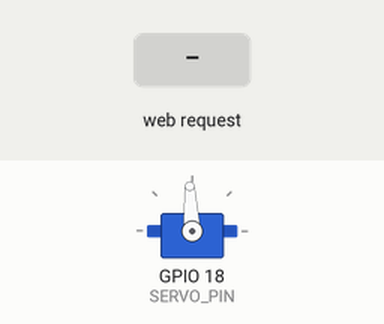
Simulated run of this sketch. Board: ESP32. Parts: servo. Inputs (shaded band) come from the test bench. WiFi joins after 1.5 s; servers stay silent unless stated; servo pulses on a pin are drawn as a servo (544–2400 µs = 0–180°); what the sketch prints to the serial monitor is not drawn.

Above: at 3.1 s.
3.2 s: HTTP request GET /sweep received
At 3.37 s:
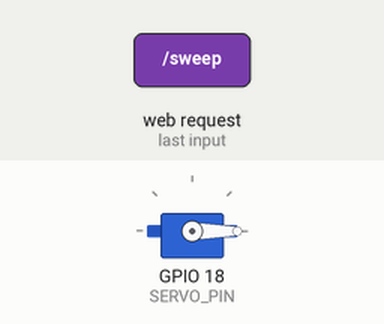
At 3.72 s:
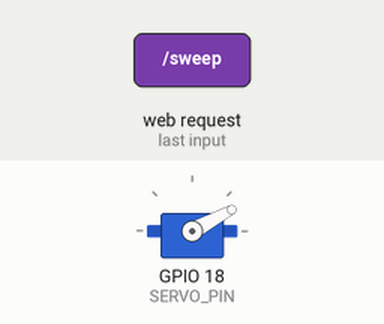
6.2 s: HTTP request GET /angle?v=120 received
9.2 s: HTTP request GET /angle?v=1 received
At 9.5 s:
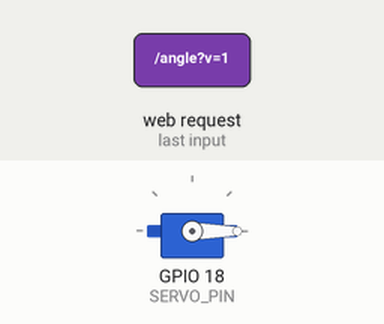
Timing chart, 0 to 12.2 s (numbered marks = the images above; inputs shaded):
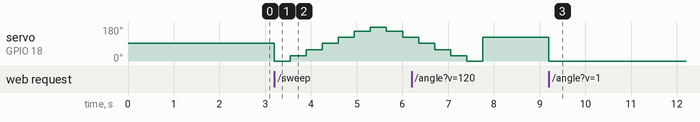

Measured:
- after the input at 3.2 s, servo on GPIO 18 (SERVO_PIN): 93° → 0° at once, → 28° 0.35 s later, → 60° 0.35 s later, → 93° 0.35 s later, … (9 changes in this stretch)
- after the input at 9.2 s, servo on GPIO 18 (SERVO_PIN): 125° → 0° at once

The sketch:

esp32_servo.ino
```cpp
/*
 * MG996R 舵机远程控制 ESP32 固件
 *
 * 把 ESP32 贴在舵机旁边，它自带 WiFi 和硬件 PWM，可以直接输出舵机需要的
 * 50 赫兹信号。电脑或者手机连上同一个 WiFi 以后，用浏览器或者 Python 客户端
 * 就能远程转动舵机。
 *
 * 提供两种控制方式。
 * 第一种是网页，浏览器打开设备地址，拖动滑块即可。
 * 第二种是 HTTP 接口，也就是 /angle 和 /status，方便程序调用。
 *
 * 下面标着「可填」的地方都是需要你自己改的。没有接舵机也能烧录运行，
 * 只是不会有实际动作。
 */

#include <WiFi.h>
#include <WebServer.h>
#include <ESPmDNS.h>

// 可填一，WiFi 设置
// WIFI_SSID 填你家路由器的名字，WIFI_PASSWORD 填密码。
// HOST_NAME 是设备在局域网里的名字，可以用来访问 http://名字.local。
// WIFI_TOKEN 留空表示不校验口令，填上一段文字则要求访问时带上同样的值。
const char* WIFI_SSID     = "你的WiFi名字";
const char* WIFI_PASSWORD = "你的WiFi密码";
const char* HOST_NAME     = "esp32-servo";
const char* WIFI_TOKEN    = "";

// 可填二，舵机接线与行程
// SERVO_PIN 是舵机信号线接的引脚，默认十八号。
// SERVO_MIN_ANGLE 和 SERVO_MAX_ANGLE 是允许转到的角度范围，用来保护机械结构。
// SERVO_MIN_PULSE_US 和 SERVO_MAX_PULSE_US 是脉宽的微秒数，MG996R 通常用五百到两千五百。
// SERVO_START_ANGLE 是开机时的初始角度。
const int SERVO_PIN           = 18;
const float SERVO_MIN_ANGLE   = 0;
const float SERVO_MAX_ANGLE   = 180;
const int SERVO_MIN_PULSE_US  = 500;
const int SERVO_MAX_PULSE_US  = 2500;
const float SERVO_START_ANGLE = 90;

// 可填三，PWM 参数，一般不用动
const int PWM_FREQ_HZ  = 50;
const int PWM_RES_BITS = 16;
const int PWM_CHANNEL  = 0;

// MG996R 的脉宽周期固定是二十毫秒，也就是五十赫兹
const float PWM_PERIOD_US = 1000000.0 / PWM_FREQ_HZ;

WebServer server(80);

float currentAngle = SERVO_START_ANGLE;

// 把角度真正写到舵机上，超出范围会自动夹到边界
void writeServo(float angle) {
  if (angle < SERVO_MIN_ANGLE) angle = SERVO_MIN_ANGLE;
  if (angle > SERVO_MAX_ANGLE) angle = SERVO_MAX_ANGLE;
  currentAngle = angle;

  float ratio = (angle - SERVO_MIN_ANGLE) / (SERVO_MAX_ANGLE - SERVO_MIN_ANGLE);
  float pulseUs = SERVO_MIN_PULSE_US + ratio * (SERVO_MAX_PULSE_US - SERVO_MIN_PULSE_US);
  uint32_t maxDuty = (1u << PWM_RES_BITS) - 1u;
  uint32_t duty = (uint32_t)(pulseUs / PWM_PERIOD_US * maxDuty);

  // 不同版本的 ESP32 开发包函数名不一样，这里做了兼容
#if ESP_ARDUINO_VERSION_MAJOR >= 3
  ledcWrite(SERVO_PIN, duty);
#else
  ledcWrite(PWM_CHANNEL, duty);
#endif
}

void setupPwm() {
#if ESP_ARDUINO_VERSION_MAJOR >= 3
  ledcAttach(SERVO_PIN, PWM_FREQ_HZ, PWM_RES_BITS);
#else
  ledcSetup(PWM_CHANNEL, PWM_FREQ_HZ, PWM_RES_BITS);
  ledcAttachPin(SERVO_PIN, PWM_CHANNEL);
#endif
  writeServo(SERVO_START_ANGLE);
}

String statusJson() {
  String json = "{\"ok\":true,\"data\":{";
  json += "\"angle\":" + String(currentAngle, 1);
  json += ",\"pin\":" + String(SERVO_PIN);
  json += ",\"range\":[" + String(SERVO_MIN_ANGLE, 0) + "," + String(SERVO_MAX_ANGLE, 0) + "]";
  json += ",\"backend\":\"ESP32 LEDC\"}}";
  return json;
}

// 检查访问口令，没有设置口令就直接放行
bool tokenOk() {
  if (strlen(WIFI_TOKEN) == 0) return true;
  if (server.hasArg("token") && server.arg("token") == WIFI_TOKEN) return true;
  if (server.hasHeader("X-Token") && server.header("X-Token") == WIFI_TOKEN) return true;
  return false;
}

// 网页控制界面的内容
const char INDEX_HTML[] PROGMEM = R"HTML(<!DOCTYPE html>
<html lang="zh-CN">
<head>
<meta charset="utf-8">
<meta name="viewport" content="width=device-width, initial-scale=1">
<title>ESP32 舵机控制</title>
<style>
body{font-family:sans-serif;max-width:520px;margin:24px auto;padding:0 16px;color:#222}
h1{font-size:20px}
#angle{font-size:34px;text-align:center;margin:8px 0}
input[type=range]{width:100%;height:36px}
.row{display:flex;gap:8px;flex-wrap:wrap;margin-top:12px}
button{flex:1;min-width:64px;padding:10px 0;font-size:15px;cursor:pointer}
#msg{margin-top:14px;color:#666;font-size:14px;min-height:20px}
</style>
</head>
<body>
<h1>ESP32 舵机控制</h1>
<div id="angle">90 度</div>
<input id="slider" type="range" min="0" max="180" value="90" step="1">
<div class="row">
<button onclick="go(0)">0 度</button>
<button onclick="go(45)">45 度</button>
<button onclick="go(90)">90 度</button>
<button onclick="go(135)">135 度</button>
<button onclick="go(180)">180 度</button>
</div>
<div class="row">
<button onclick="sweep()">来回扫一遍</button>
<button onclick="refresh()">刷新状态</button>
</div>
<div id="msg">拖动滑块即可转动舵机。</div>
<script>
var token = "%%TOKEN%%";
var slider = document.getElementById("slider");
var angleLabel = document.getElementById("angle");
var msg = document.getElementById("msg");
var timer = null;

function url(path){ return token ? path + "?token=" + encodeURIComponent(token) : path; }

function go(v){
  angleLabel.textContent = v + " 度";
  fetch(url("/angle?v=" + v)).then(function(r){ return r.json(); }).then(function(d){
    if(d.ok){ msg.textContent = "已转到 " + d.angle + " 度"; }
    else { msg.textContent = "失败：" + (d.error || "未知错误"); }
  }).catch(function(){ msg.textContent = "连不上设备"; });
}

slider.addEventListener("input", function(){
  angleLabel.textContent = slider.value + " 度";
  clearTimeout(timer);
  var v = slider.value;
  timer = setTimeout(function(){ go(v); }, 150);
});

function refresh(){
  fetch(url("/status")).then(function(r){ return r.json(); }).then(function(d){
    if(d.ok){ slider.value = d.data.angle; angleLabel.textContent = d.data.angle + " 度";
      msg.textContent = "当前角度 " + d.data.angle + " 度"; }
  }).catch(function(){ msg.textContent = "连不上设备"; });
}

function sweep(){
  var seq = [0,30,60,90,120,150,180,150,120,90,60,30,0], i = 0;
  msg.textContent = "正在扫动……";
  var t = setInterval(function(){
    if(i >= seq.length){ clearInterval(t); msg.textContent = "扫动结束"; return; }
    slider.value = seq[i]; angleLabel.textContent = seq[i] + " 度"; go(seq[i]); i++;
  }, 350);
}
refresh();
</script>
</body>
</html>)HTML";

void handleIndex() {
  String page = String(INDEX_HTML);
  page.replace("%%TOKEN%%", String(WIFI_TOKEN));
  server.send(200, "text/html; charset=utf-8", page);
}

void handleStatus() {
  if (!tokenOk()) {
    server.send(401, "application/json; charset=utf-8", "{\"ok\":false,\"error\":\"口令不对\"}");
    return;
  }
  server.send(200, "application/json; charset=utf-8", statusJson());
}

void handleAngle() {
  if (!tokenOk()) {
    server.send(401, "application/json; charset=utf-8", "{\"ok\":false,\"error\":\"口令不对\"}");
    return;
  }

  String raw = server.hasArg("v") ? server.arg("v") : (server.hasArg("angle") ? server.arg("angle") : "");
  if (raw.length() == 0) {
    server.send(400, "application/json; charset=utf-8", "{\"ok\":false,\"error\":\"缺少参数 v\"}");
    return;
  }

  // 只允许数字和正负号小数点，防止收到乱七八糟的内容
  for (unsigned int i = 0; i < raw.length(); i++) {
    char c = raw[i];
    if (!(isDigit(c) || c == '.' || c == '-' || c == '+')) {
      server.send(400, "application/json; charset=utf-8", "{\"ok\":false,\"error\":\"角度必须是数字\"}");
      return;
    }
  }

  writeServo(raw.toFloat());
  String json = "{\"ok\":true,\"angle\":" + String(currentAngle, 1) + "}";
  server.send(200, "application/json; charset=utf-8", json);
}

void handleSweep() {
  if (!tokenOk()) {
    server.send(401, "application/json; charset=utf-8", "{\"ok\":false,\"error\":\"口令不对\"}");
    return;
  }

  float seq[] = {0, 30, 60, 90, 120, 150, 180, 150, 120, 90, 60, 30, 0};
  for (unsigned int i = 0; i < sizeof(seq) / sizeof(seq[0]); i++) {
    writeServo(seq[i]);
    delay(350);
  }
  server.send(200, "application/json; charset=utf-8", statusJson());
}

void handleNotFound() {
  server.send(404, "application/json; charset=utf-8", "{\"ok\":false,\"error\":\"没有这个接口\"}");
}

// 连接 WiFi，最多等十五秒
void setupWifi() {
  WiFi.mode(WIFI_STA);
  WiFi.setHostname(HOST_NAME);
  WiFi.begin(WIFI_SSID, WIFI_PASSWORD);

  Serial.print("正在连接 WiFi");
  unsigned long started = millis();
  while (WiFi.status() != WL_CONNECTED && millis() - started < 15000) {
    delay(400);
    Serial.print(".");
  }
  Serial.println();

  if (WiFi.status() == WL_CONNECTED) {
    Serial.print("WiFi 已连接，设备地址：http://");
    Serial.println(WiFi.localIP());
    if (MDNS.begin(HOST_NAME)) {
      Serial.print("也可以访问：http://");
      Serial.print(HOST_NAME);
      Serial.println(".local");
    }
  } else {
    Serial.println("WiFi 没连上，网页和接口暂时不可用。");
    Serial.println("请检查可填一里面的路由器名字和密码。");
  }
}

void setup() {
  Serial.begin(115200);
  delay(300);
  Serial.println();
  Serial.println("MG996R 舵机远程控制 ESP32 固件启动");

  setupPwm();
  Serial.print("舵机初始角度：");
  Serial.println(SERVO_START_ANGLE);

  setupWifi();

  server.on("/", handleIndex);
  server.on("/status", handleStatus);
  server.on("/angle", handleAngle);
  server.on("/sweep", handleSweep);
  server.onNotFound(handleNotFound);
  server.begin();
  Serial.println("HTTP 服务已启动，接口是 /angle 和 /status");

  Serial.println("就绪。");
}

void loop() {
  server.handleClient();
  delay(2);
}
```
